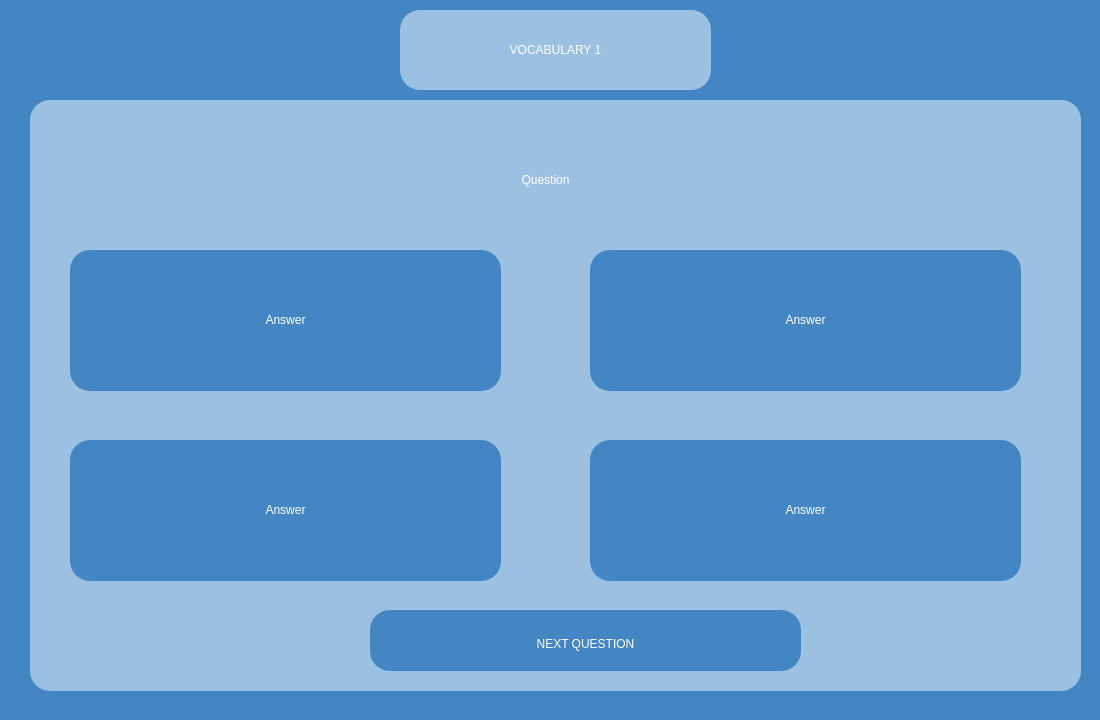
<?xml version="1.0" encoding="UTF-8"?>
<ui version="4.0">
 <class>vocabularyExam1</class>
 <widget class="QWidget" name="vocabularyExam1">
  <property name="geometry">
   <rect>
    <x>0</x>
    <y>0</y>
    <width>1100</width>
    <height>720</height>
   </rect>
  </property>
  <property name="windowTitle">
   <string>Form</string>
  </property>
  <property name="styleSheet">
   <string notr="true">background-color:#4486c3;</string>
  </property>
  <widget class="QFrame" name="questionTab">
   <property name="geometry">
    <rect>
     <x>30</x>
     <y>100</y>
     <width>1051</width>
     <height>591</height>
    </rect>
   </property>
   <property name="styleSheet">
    <string notr="true">background-color:rgb(155, 192, 226);
border:0px;
border-radius: 20px;</string>
   </property>
   <property name="frameShape">
    <enum>QFrame::Shape::StyledPanel</enum>
   </property>
   <property name="frameShadow">
    <enum>QFrame::Shadow::Raised</enum>
   </property>
   <widget class="QLabel" name="question">
    <property name="geometry">
     <rect>
      <x>50</x>
      <y>10</y>
      <width>931</width>
      <height>141</height>
     </rect>
    </property>
    <property name="whatsThis">
     <string>&lt;html&gt;&lt;head/&gt;&lt;body&gt;&lt;p align=&quot;center&quot;&gt;&lt;br/&gt;&lt;/p&gt;&lt;/body&gt;&lt;/html&gt;</string>
    </property>
    <property name="styleSheet">
     <string notr="true">color:white;
font: 32pt &quot;Aura&quot;;
text-align:center;</string>
    </property>
    <property name="text">
     <string>&lt;html&gt;&lt;head/&gt;&lt;body&gt;&lt;p align=&quot;center&quot;&gt;Question&lt;/p&gt;&lt;/body&gt;&lt;/html&gt;</string>
    </property>
   </widget>
   <widget class="QFrame" name="answerTab_1">
    <property name="geometry">
     <rect>
      <x>40</x>
      <y>150</y>
      <width>431</width>
      <height>141</height>
     </rect>
    </property>
    <property name="styleSheet">
     <string notr="true">background-color:#4486c3;
border:0px;
border-radius: 20px;</string>
    </property>
    <property name="frameShape">
     <enum>QFrame::Shape::StyledPanel</enum>
    </property>
    <property name="frameShadow">
     <enum>QFrame::Shadow::Raised</enum>
    </property>
    <widget class="QLabel" name="answer_1">
     <property name="geometry">
      <rect>
       <x>10</x>
       <y>40</y>
       <width>411</width>
       <height>61</height>
      </rect>
     </property>
     <property name="whatsThis">
      <string>&lt;html&gt;&lt;head/&gt;&lt;body&gt;&lt;p align=&quot;center&quot;&gt;&lt;br/&gt;&lt;/p&gt;&lt;/body&gt;&lt;/html&gt;</string>
     </property>
     <property name="styleSheet">
      <string notr="true">color:white;
font: 32pt &quot;Aura&quot;;</string>
     </property>
     <property name="text">
      <string>&lt;html&gt;&lt;head/&gt;&lt;body&gt;&lt;p align=&quot;center&quot;&gt;Answer&lt;/p&gt;&lt;/body&gt;&lt;/html&gt;</string>
     </property>
    </widget>
    <widget class="QPushButton" name="answer_1Button">
     <property name="geometry">
      <rect>
       <x>0</x>
       <y>0</y>
       <width>431</width>
       <height>141</height>
      </rect>
     </property>
     <property name="styleSheet">
      <string notr="true">background-color:rgba(0, 0, 0, 0);
border-radius:35px;</string>
     </property>
     <property name="text">
      <string/>
     </property>
    </widget>
    <zorder>answer_1Button</zorder>
    <zorder>answer_1</zorder>
   </widget>
   <widget class="QFrame" name="answerTab_2">
    <property name="geometry">
     <rect>
      <x>560</x>
      <y>150</y>
      <width>431</width>
      <height>141</height>
     </rect>
    </property>
    <property name="styleSheet">
     <string notr="true">background-color:#4486c3;
border:0px;
border-radius: 20px;</string>
    </property>
    <property name="frameShape">
     <enum>QFrame::Shape::StyledPanel</enum>
    </property>
    <property name="frameShadow">
     <enum>QFrame::Shadow::Raised</enum>
    </property>
    <widget class="QLabel" name="answer_2">
     <property name="geometry">
      <rect>
       <x>10</x>
       <y>40</y>
       <width>411</width>
       <height>61</height>
      </rect>
     </property>
     <property name="whatsThis">
      <string>&lt;html&gt;&lt;head/&gt;&lt;body&gt;&lt;p align=&quot;center&quot;&gt;&lt;br/&gt;&lt;/p&gt;&lt;/body&gt;&lt;/html&gt;</string>
     </property>
     <property name="styleSheet">
      <string notr="true">color:white;
font: 32pt &quot;Aura&quot;;</string>
     </property>
     <property name="text">
      <string>&lt;html&gt;&lt;head/&gt;&lt;body&gt;&lt;p align=&quot;center&quot;&gt;Answer&lt;/p&gt;&lt;/body&gt;&lt;/html&gt;</string>
     </property>
    </widget>
    <widget class="QPushButton" name="answer_2Button">
     <property name="geometry">
      <rect>
       <x>0</x>
       <y>0</y>
       <width>431</width>
       <height>141</height>
      </rect>
     </property>
     <property name="styleSheet">
      <string notr="true">background-color:rgba(0, 0, 0, 0);
border-radius:35px;</string>
     </property>
     <property name="text">
      <string/>
     </property>
    </widget>
    <zorder>answer_2Button</zorder>
    <zorder>answer_2</zorder>
   </widget>
   <widget class="QFrame" name="answerTab_3">
    <property name="geometry">
     <rect>
      <x>40</x>
      <y>340</y>
      <width>431</width>
      <height>141</height>
     </rect>
    </property>
    <property name="styleSheet">
     <string notr="true">background-color:#4486c3;
border:0px;
border-radius: 20px;</string>
    </property>
    <property name="frameShape">
     <enum>QFrame::Shape::StyledPanel</enum>
    </property>
    <property name="frameShadow">
     <enum>QFrame::Shadow::Raised</enum>
    </property>
    <widget class="QLabel" name="answer_3">
     <property name="geometry">
      <rect>
       <x>10</x>
       <y>40</y>
       <width>411</width>
       <height>61</height>
      </rect>
     </property>
     <property name="whatsThis">
      <string>&lt;html&gt;&lt;head/&gt;&lt;body&gt;&lt;p align=&quot;center&quot;&gt;&lt;br/&gt;&lt;/p&gt;&lt;/body&gt;&lt;/html&gt;</string>
     </property>
     <property name="styleSheet">
      <string notr="true">color:white;
font: 32pt &quot;Aura&quot;;</string>
     </property>
     <property name="text">
      <string>&lt;html&gt;&lt;head/&gt;&lt;body&gt;&lt;p align=&quot;center&quot;&gt;Answer&lt;/p&gt;&lt;/body&gt;&lt;/html&gt;</string>
     </property>
    </widget>
    <widget class="QPushButton" name="answer_3Button">
     <property name="geometry">
      <rect>
       <x>0</x>
       <y>0</y>
       <width>431</width>
       <height>141</height>
      </rect>
     </property>
     <property name="styleSheet">
      <string notr="true">background-color:rgba(0, 0, 0, 0);
border-radius:35px;</string>
     </property>
     <property name="text">
      <string/>
     </property>
    </widget>
    <zorder>answer_3Button</zorder>
    <zorder>answer_3</zorder>
   </widget>
   <widget class="QFrame" name="answerTab_4">
    <property name="geometry">
     <rect>
      <x>560</x>
      <y>340</y>
      <width>431</width>
      <height>141</height>
     </rect>
    </property>
    <property name="styleSheet">
     <string notr="true">background-color:#4486c3;
border:0px;
border-radius: 20px;</string>
    </property>
    <property name="frameShape">
     <enum>QFrame::Shape::StyledPanel</enum>
    </property>
    <property name="frameShadow">
     <enum>QFrame::Shadow::Raised</enum>
    </property>
    <widget class="QLabel" name="answer_4">
     <property name="geometry">
      <rect>
       <x>10</x>
       <y>40</y>
       <width>411</width>
       <height>61</height>
      </rect>
     </property>
     <property name="whatsThis">
      <string>&lt;html&gt;&lt;head/&gt;&lt;body&gt;&lt;p align=&quot;center&quot;&gt;&lt;br/&gt;&lt;/p&gt;&lt;/body&gt;&lt;/html&gt;</string>
     </property>
     <property name="styleSheet">
      <string notr="true">color:white;
font: 32pt &quot;Aura&quot;;</string>
     </property>
     <property name="text">
      <string>&lt;html&gt;&lt;head/&gt;&lt;body&gt;&lt;p align=&quot;center&quot;&gt;Answer&lt;/p&gt;&lt;/body&gt;&lt;/html&gt;</string>
     </property>
    </widget>
    <widget class="QPushButton" name="answer_4Button">
     <property name="geometry">
      <rect>
       <x>0</x>
       <y>0</y>
       <width>431</width>
       <height>141</height>
      </rect>
     </property>
     <property name="styleSheet">
      <string notr="true">background-color:rgba(0, 0, 0, 0);
border-radius:35px;</string>
     </property>
     <property name="text">
      <string/>
     </property>
    </widget>
    <zorder>answer_4Button</zorder>
    <zorder>answer_4</zorder>
   </widget>
   <widget class="QFrame" name="nextTab">
    <property name="geometry">
     <rect>
      <x>340</x>
      <y>510</y>
      <width>431</width>
      <height>61</height>
     </rect>
    </property>
    <property name="styleSheet">
     <string notr="true">background-color:#4486c3;
border:0px;
border-radius: 20px;</string>
    </property>
    <property name="frameShape">
     <enum>QFrame::Shape::StyledPanel</enum>
    </property>
    <property name="frameShadow">
     <enum>QFrame::Shadow::Raised</enum>
    </property>
    <widget class="QLabel" name="next">
     <property name="geometry">
      <rect>
       <x>70</x>
       <y>4</y>
       <width>291</width>
       <height>61</height>
      </rect>
     </property>
     <property name="whatsThis">
      <string>&lt;html&gt;&lt;head/&gt;&lt;body&gt;&lt;p align=&quot;center&quot;&gt;&lt;br/&gt;&lt;/p&gt;&lt;/body&gt;&lt;/html&gt;</string>
     </property>
     <property name="styleSheet">
      <string notr="true">color:white;
font: 32pt &quot;Aura&quot;;</string>
     </property>
     <property name="text">
      <string>&lt;html&gt;&lt;head/&gt;&lt;body&gt;&lt;p align=&quot;center&quot;&gt;NEXT QUESTION&lt;/p&gt;&lt;/body&gt;&lt;/html&gt;</string>
     </property>
    </widget>
    <widget class="QPushButton" name="nextButton">
     <property name="geometry">
      <rect>
       <x>0</x>
       <y>0</y>
       <width>431</width>
       <height>61</height>
      </rect>
     </property>
     <property name="styleSheet">
      <string notr="true">background-color:rgba(0, 0, 0, 0);
border-radius:35px;</string>
     </property>
     <property name="text">
      <string/>
     </property>
    </widget>
   </widget>
  </widget>
  <widget class="QFrame" name="You_profile_back">
   <property name="geometry">
    <rect>
     <x>400</x>
     <y>10</y>
     <width>311</width>
     <height>80</height>
    </rect>
   </property>
   <property name="styleSheet">
    <string notr="true">background-color:rgb(155, 192, 226);
border:0px;
border-radius: 20px;</string>
   </property>
   <property name="frameShape">
    <enum>QFrame::Shape::StyledPanel</enum>
   </property>
   <property name="frameShadow">
    <enum>QFrame::Shadow::Raised</enum>
   </property>
   <widget class="QLabel" name="your_profile_text">
    <property name="geometry">
     <rect>
      <x>10</x>
      <y>10</y>
      <width>291</width>
      <height>61</height>
     </rect>
    </property>
    <property name="styleSheet">
     <string notr="true">color:white;
font: 32pt &quot;Aura&quot;;</string>
    </property>
    <property name="text">
     <string>&lt;html&gt;&lt;head/&gt;&lt;body&gt;&lt;p align=&quot;center&quot;&gt;VOCABULARY 1&lt;/p&gt;&lt;/body&gt;&lt;/html&gt;</string>
    </property>
   </widget>
  </widget>
 </widget>
 <resources/>
 <connections/>
</ui>
